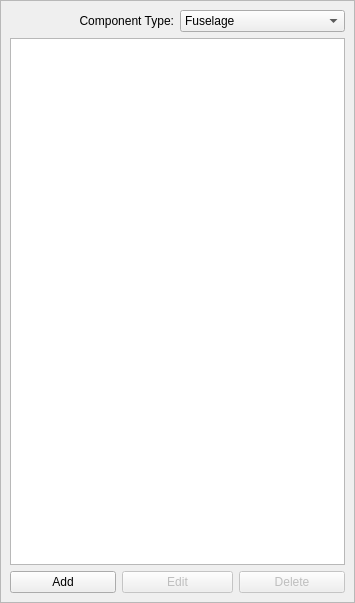
<?xml version="1.0" encoding="UTF-8"?>
<ui version="4.0">
 <class>DockWidgetComponents</class>
 <widget class="QDockWidget" name="DockWidgetComponents">
  <property name="geometry">
   <rect>
    <x>0</x>
    <y>0</y>
    <width>355</width>
    <height>603</height>
   </rect>
  </property>
  <property name="locale">
   <locale language="English" country="UnitedStates"/>
  </property>
  <property name="features">
   <set>QDockWidget::DockWidgetFloatable|QDockWidget::DockWidgetMovable</set>
  </property>
  <property name="allowedAreas">
   <set>Qt::LeftDockWidgetArea|Qt::RightDockWidgetArea</set>
  </property>
  <property name="windowTitle">
   <string>Components</string>
  </property>
  <widget class="QWidget" name="dockWidgetContents">
   <layout class="QGridLayout" name="gridLayout">
    <property name="leftMargin">
     <number>0</number>
    </property>
    <property name="topMargin">
     <number>0</number>
    </property>
    <property name="rightMargin">
     <number>0</number>
    </property>
    <property name="bottomMargin">
     <number>0</number>
    </property>
    <item row="0" column="0">
     <widget class="QScrollArea" name="scrollArea">
      <property name="widgetResizable">
       <bool>true</bool>
      </property>
      <widget class="QWidget" name="scrollAreaWidgetContents">
       <property name="geometry">
        <rect>
         <x>0</x>
         <y>0</y>
         <width>353</width>
         <height>582</height>
        </rect>
       </property>
       <layout class="QGridLayout" name="gridLayout_2">
        <item row="1" column="0" colspan="6">
         <widget class="QListWidget" name="listComponents"/>
        </item>
        <item row="2" column="0" colspan="2">
         <widget class="QPushButton" name="pushButtonAdd">
          <property name="text">
           <string>Add</string>
          </property>
         </widget>
        </item>
        <item row="0" column="0" colspan="3">
         <widget class="QLabel" name="labelComponents">
          <property name="text">
           <string>Component Type:</string>
          </property>
          <property name="alignment">
           <set>Qt::AlignRight|Qt::AlignTrailing|Qt::AlignVCenter</set>
          </property>
          <property name="buddy">
           <cstring>comboBoxComponents</cstring>
          </property>
         </widget>
        </item>
        <item row="0" column="3" colspan="3">
         <widget class="QComboBox" name="comboBoxComponents">
          <item>
           <property name="text">
            <string>Fuselage</string>
           </property>
          </item>
          <item>
           <property name="text">
            <string>Wing</string>
           </property>
          </item>
          <item>
           <property name="text">
            <string>Horizontal Tail</string>
           </property>
          </item>
          <item>
           <property name="text">
            <string>Vertical Tail</string>
           </property>
          </item>
          <item>
           <property name="text">
            <string>Main Landing Gear</string>
           </property>
          </item>
          <item>
           <property name="text">
            <string>Nose Landing Gear</string>
           </property>
          </item>
          <item>
           <property name="text">
            <string>Engine</string>
           </property>
          </item>
          <item>
           <property name="text">
            <string>Rotor Drive</string>
           </property>
          </item>
          <item>
           <property name="text">
            <string>Main Rotor Hub</string>
           </property>
          </item>
          <item>
           <property name="text">
            <string>Main Rotor</string>
           </property>
          </item>
          <item>
           <property name="text">
            <string>Tail Rotor</string>
           </property>
          </item>
          <item>
           <property name="text">
            <string>All-Else</string>
           </property>
          </item>
         </widget>
        </item>
        <item row="2" column="2" colspan="2">
         <widget class="QPushButton" name="pushButtonEdit">
          <property name="enabled">
           <bool>false</bool>
          </property>
          <property name="text">
           <string>Edit</string>
          </property>
         </widget>
        </item>
        <item row="2" column="4" colspan="2">
         <widget class="QPushButton" name="pushButtonDel">
          <property name="enabled">
           <bool>false</bool>
          </property>
          <property name="text">
           <string>Delete</string>
          </property>
         </widget>
        </item>
       </layout>
      </widget>
     </widget>
    </item>
   </layout>
  </widget>
 </widget>
 <resources/>
 <connections/>
</ui>
